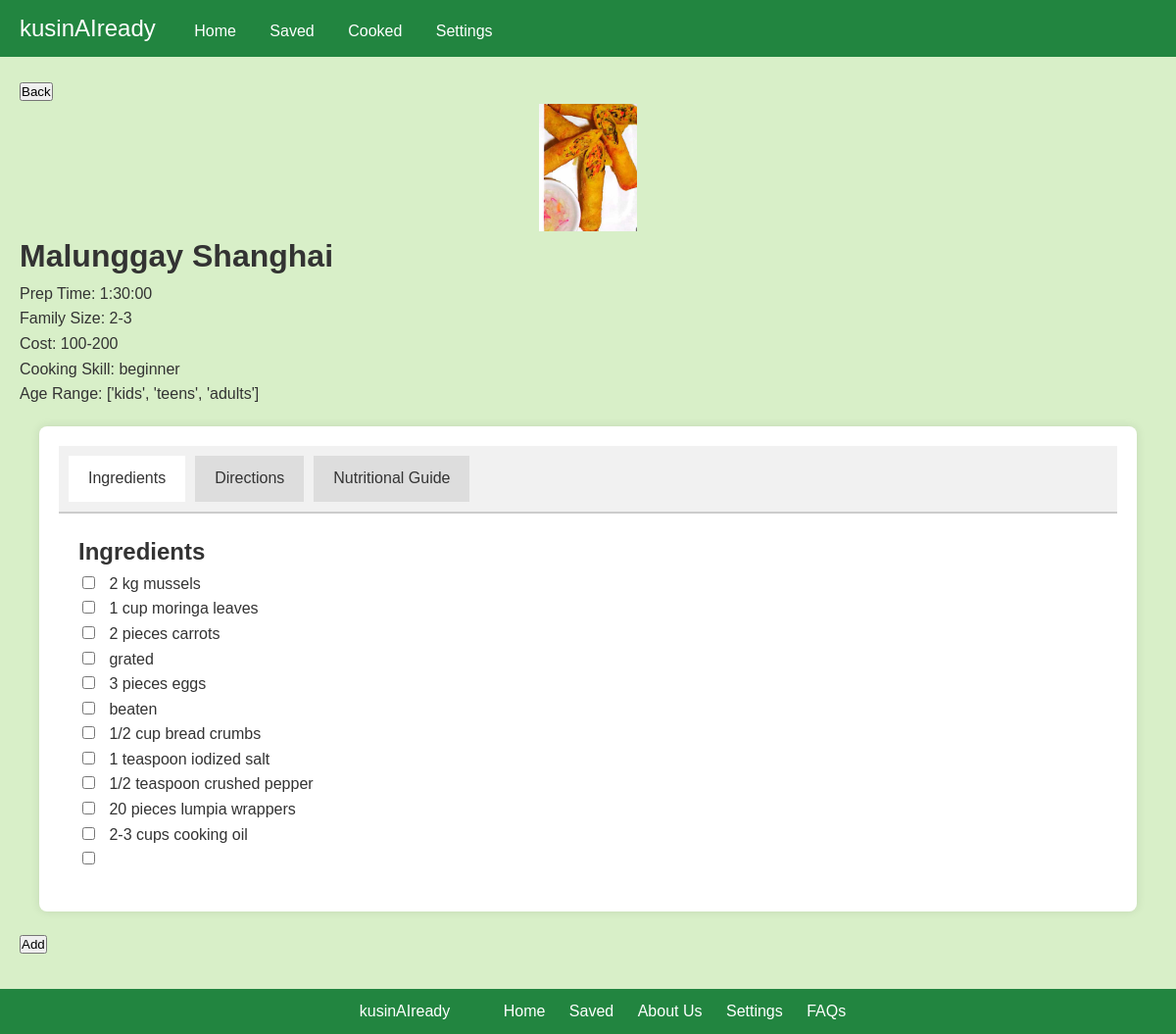
Page /homedish/2/ (signed in) on the earlier database version.
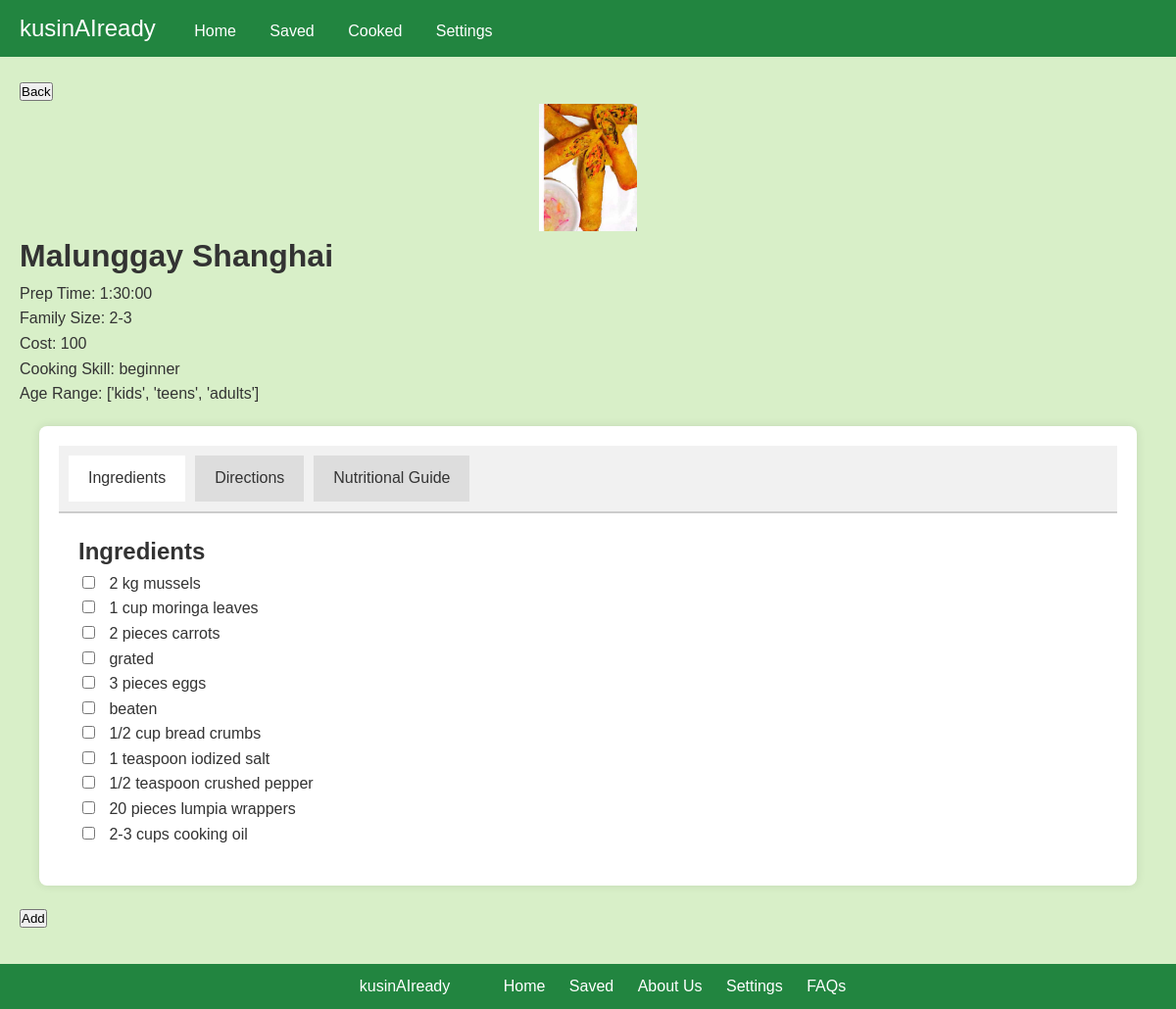
Same page on the later database version.
### kusinaiapp/models.py (models this page shows, shortened)
class Dish(models.Model):
    MEAL_TYPE_CHOICES = [
        ('Appetizer', 'Appetizer'),
        ('Soup', 'Soup'),
        ('Dessert', 'Dessert'),
        ('Vegetable Dishes', 'Vegetable Dishes'),
        ('Vegetable with Seafood', 'Vegetable with Seafood'),
        ('Vegetable with Meat', 'Vegetable with Meat'),
    ]
    dish_name = models.CharField(max_length=200)
    preparation_time = models.DurationField()
    ingredient_list = models.TextField()
    number_of_servings = models.CharField(max_length=50)
    procedure = models.TextField()
    nutritional_guide = models.TextField()
    skills_needed = models.CharField(max_length=200)
    age_range_that_can_eat = models.JSONField()
    cost = models.IntegerField()  # Changed to IntegerField
    dish_image = models.ImageField(upload_to='dish_images/')
    meal_type = models.CharField(max_length=30, choices=MEAL_TYPE_CHOICES)

### kusinaiapp/views.py (the view)
# urls.py: path('homedish/<int:dish_id>/', views.homedish, name='homedish'),
@login_required
def homedish(request, dish_id):
    try:
        dish = Dish.objects.get(id=dish_id)
    except Dish.DoesNotExist:
        return HttpResponse('Dish not found', status=404)
    ingredients = dish.ingredient_list.split(',')
    steps = dish.procedure.split('\n') if dish.procedure else []
    meal_type = request.GET.get('meal_type', 'Recommended Dishes')
    budget = request.GET.get('budget', '')
    context = {
        'dish': dish,
        'ingredients': ingredients,  # Add processed ingredients to context
        'steps': steps,  # Add processed steps to context
        'selected_meal_type': meal_type,
        'selected_budget': budget
    }
    return render(request, 'homedish.html', context)

### templates/homedish.html (shortened to what this page needs)
<!DOCTYPE html>
<html lang="en">
<head>
    {% load static %}
    <link rel="stylesheet" href="{% static 'css/style.css' %}">
</head>
<body>
    <header>
        <nav>
            <div class="logo">kusinAIready</div>
            <div class="nav-menu">
                <div class="nav-links">
                    <a href="{% url 'home' %}">Home</a>
                    <a href="{% url 'saved' %}">Saved</a>
                    <a href="{% url 'cooked' %}">Cooked</a>
                    <a href="{% url 'settings' %}">Settings</a>
                </div>
            </div>
        </nav>
    </header>
    <main>
        <button class="back-button" onclick="window.history.back()">Back</button>
        <div class="dish-details">
            <img src="{{ dish.dish_image.url }}" alt="{{ dish.dish_name }}">
            <h1>{{ dish.dish_name }}</h1>
            <p>Prep Time: {{ dish.preparation_time }}</p>
            <p>Family Size: {{ dish.number_of_servings }}</p>
            <p>Cost: {{ dish.cost }}</p>
            <p>Cooking Skill: {{ dish.skills_needed }}</p>
            <p>Age Range: {{ dish.age_range_that_can_eat }}</p>
        </div>
        <div class="panel">
            <div class="tabs">
                <div class="tab active" data-tab="ingredients">Ingredients</div>
                <div class="tab" data-tab="directions">Directions</div>
                <div class="tab" data-tab="nutritional">Nutritional Guide</div>
            </div>
            <div class="tab-content ingredients active">
                <h2>Ingredients</h2>
                {% for ingredient in ingredients %}
                    <div>
                        <input type="checkbox" id="ingredient_{{ forloop.counter }}" class="ingredient-checkbox">
                        <label for="ingredient_{{ forloop.counter }}">{{ ingredient }}</label>
                    </div>
                {% endfor %}
            </div>
        </div>
        <button class="add-button" type="button" onclick="openModal('{{ dish.id }}')">Add</button>
    </main>
    <footer>
        <div class="footer-left">kusinAIready</div>
        <div class="footer-right">
            <a href="{% url 'home' %}">Home</a>
            <a href="{% url 'saved' %}">Saved</a>
            <a href="{% url 'about' %}">About Us</a>
            <a href="{% url 'settings' %}">Settings</a>
            <a href="{% url 'faqs' %}">FAQs</a>
        </div>
    </footer>
</body>
</html>

### static/css/style.css (style rules this page uses)
body, h1, h2, h3, p, button { margin: 0; padding: 0; box-sizing: border-box; }
body { font-family: 'Montserrat', sans-serif; line-height: 1.6; color: #333; background-color: #D8EFC8; padding-bottom: 60px; margin: 0 auto; max-width: 1200px; }
header { background-color: #228540; color: #fff; padding: 10px 20px; width: 100%; position: fixed; top: 0; left: 0; z-index: 1000; }
header .logo { font-size: 24px; display: inline-block; }
header .nav-menu { position: relative; display: inline-block; }
header .nav-links { display: inline-block; margin-left: 20px; }
header .nav-links a { color: #fff; text-decoration: none; padding: 0 15px; display: inline-block; transition: color 0.3s ease; }
main { padding: 80px 20px 20px; }
footer { background-color: #228540; color: #fff; padding: 10px 20px; text-align: center; width: 100%; position: fixed; bottom: 0; left: 0; z-index: 1000; }
footer .footer-left, footer .footer-right { display: inline-block; padding: 0 20px; }
footer .footer-right a { color: #fff; text-decoration: none; padding: 0 10px; }
footer::after { content: ""; display: table; clear: both; }
.dish-details img { width: 100px; height: 130px; object-fit: cover; display: block; margin: 0 auto; }

### templates/homedish.html (style rules this page uses)
.panel { background-color: #fff; padding: 20px; border-radius: 8px; box-shadow: 0 0 10px rgba(0, 0, 0, 0.1); margin: 20px; }
.tabs { display: flex; cursor: pointer; padding: 10px; background: #f1f1f1; border-bottom: 2px solid #ccc; }
.tab { padding: 10px 20px; margin-right: 10px; background: #ddd; }
.tab.active { background: #fff; border-bottom: 2px solid #fff; }
.tab-content { display: none; padding: 20px; }
.tab-content.active { display: block; }
.ingredient-checkbox { margin-right: 10px; }

Differences in the rows shown:
changed Dish "Malunggay Shanghai": cost "100-200" → "100"
